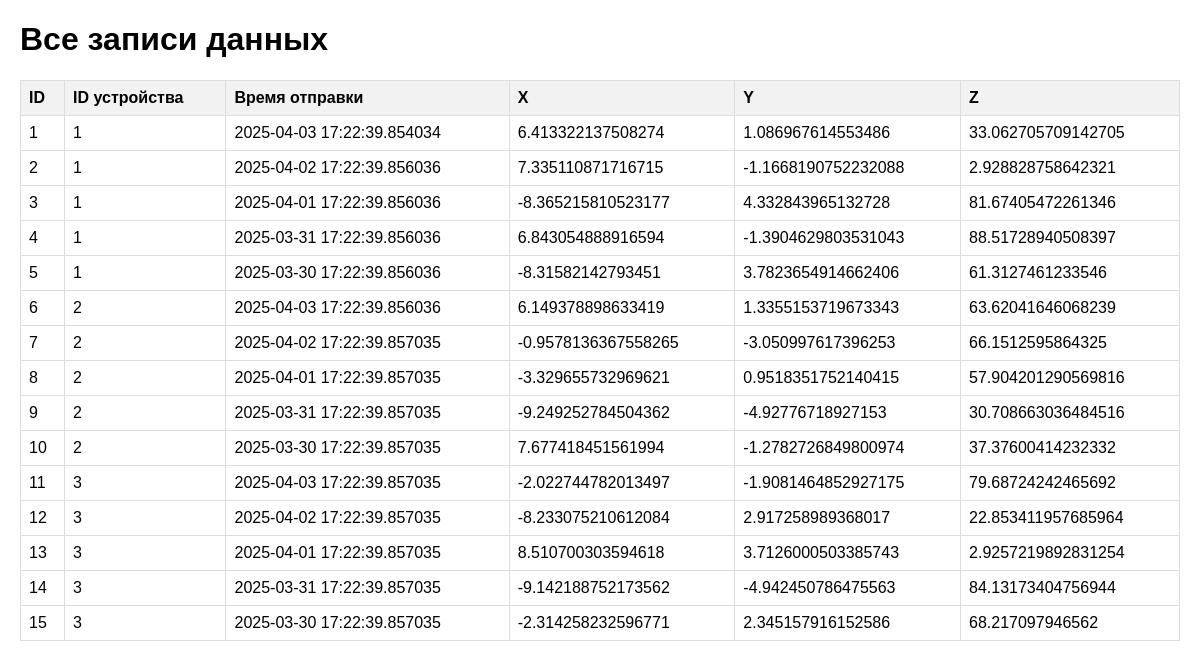
Page /data on the earlier database version.
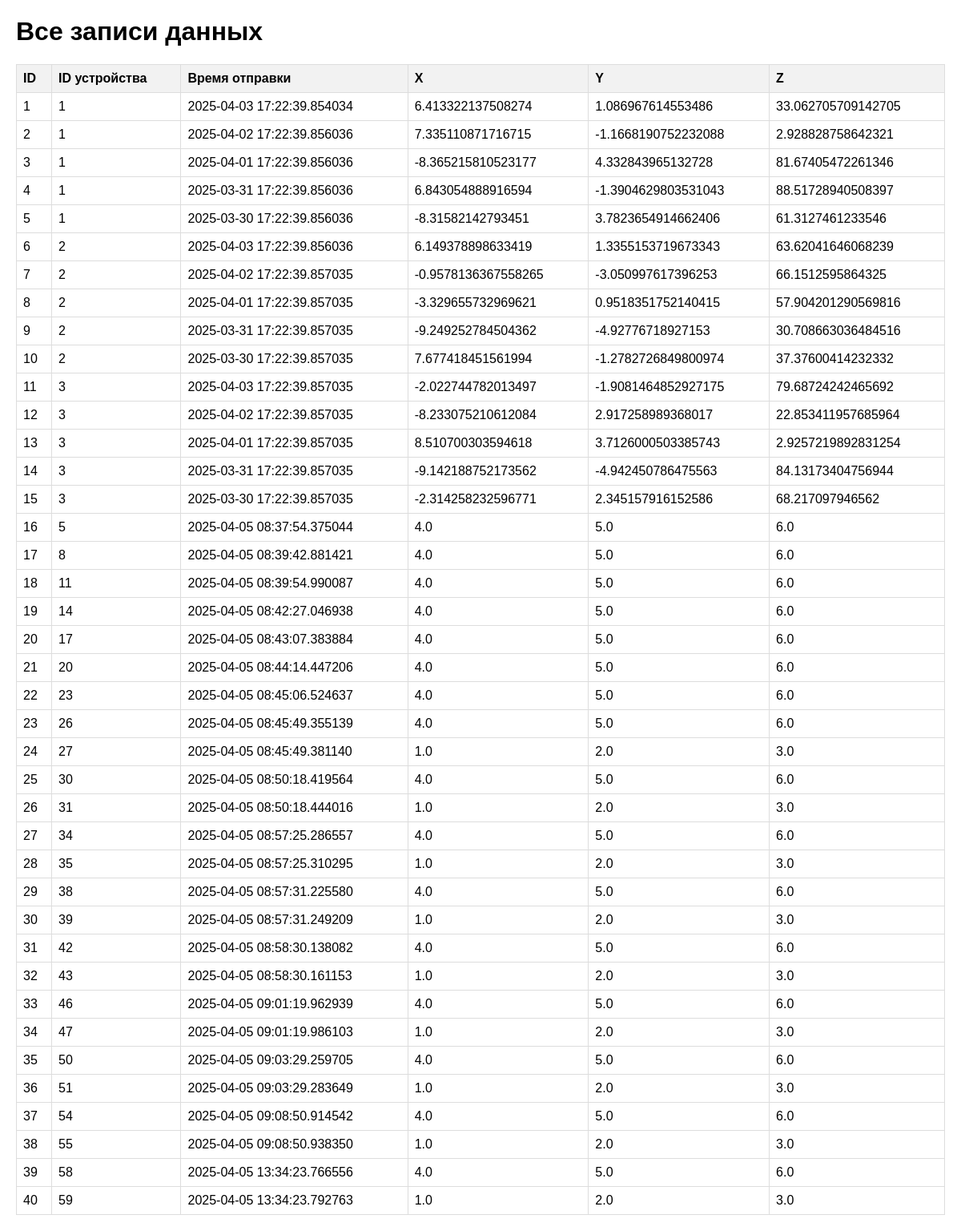
Same page on the later database version.
### app/models.py (models this page shows, shortened)
class Data(Base):
    __tablename__ = 'data'
    id = Column(Integer, primary_key=True, index=True)
    x = Column(Float)
    y = Column(Float)
    z = Column(Float)
    time = Column(DateTime, default=datetime.utcnow)
    id_device = Column(Integer, ForeignKey('devices.id'))
    device = relationship("Device", back_populates="data_records")

### app/api.py (the view)
@app.get("/data", response_class=HTMLResponse, include_in_schema=False)
async def list_data_html(
        request: Request,
        skip: int = 0,
        limit: int = 100,
        db: Session = Depends(get_db)
):
    data = get_all_data(db, skip=skip, limit=limit)
    return templates.TemplateResponse(
        "data/list.html",
        {
            "request": request,
            "title": "Список всех записей с данными",
            "data": data
        }
    )

### app/templates/data/list.html
{% extends "base.html" %}
{% block content %}
{% if device %}
    <h1>Данные устройства #{{ device.id }}</h1>
{% else %}
    <h1>Все записи данных</h1>
{% endif %}
<table>
    <thead>
        <tr>
            <th>ID</th>
            <th>ID устройства</th>
            <th>Время отправки</th>
            <th>X</th>
            <th>Y</th>
            <th>Z</th>
        </tr>
    </thead>
    <tbody>
        {% for record in data %}
        <tr>
            <td>{{ record.id }}</td>
            <td>{{ record.id_device }}</td>
            <td>{{ record.time }}</td>
            <td>{{ record.x }}</td>
            <td>{{ record.y }}</td>
            <td>{{ record.z }}</td>
        </tr>
        {% endfor %}
    </tbody>
</table>
{% endblock %}

### app/templates/base.html (shortened to what this page needs)
<!DOCTYPE html>
<html>
<head>
</head>
<body>
    {% block content %}{% endblock %}
</body>
</html>

### app/templates/base.html (style rules this page uses)
body { font-family: Arial, sans-serif; margin: 20px; }
table { border-collapse: collapse; width: 100%; margin-bottom: 20px; }
th, td { border: 1px solid #ddd; padding: 8px; text-align: left; }
th { background-color: #f2f2f2; }

Differences in the rows shown:
added Data: id "16", id_device "5", time "2025-04-05 08:37:54.375044", x "4.0", y "5.0", z "6.0"
added Data: id "17", id_device "8", time "2025-04-05 08:39:42.881421", x "4.0", y "5.0", z "6.0"
added Data: id "18", id_device "11", time "2025-04-05 08:39:54.990087", x "4.0", y "5.0", z "6.0"
added Data: id "19", id_device "14", time "2025-04-05 08:42:27.046938", x "4.0", y "5.0", z "6.0"
added Data: id "20", id_device "17", time "2025-04-05 08:43:07.383884", x "4.0", y "5.0", z "6.0"
added Data: id "21", id_device "20", time "2025-04-05 08:44:14.447206", x "4.0", y "5.0", z "6.0"
added Data: id "22", id_device "23", time "2025-04-05 08:45:06.524637", x "4.0", y "5.0", z "6.0"
added Data: id "23", id_device "26", time "2025-04-05 08:45:49.355139", x "4.0", y "5.0", z "6.0"
added Data: id "24", id_device "27", time "2025-04-05 08:45:49.381140", x "1.0", y "2.0", z "3.0"
added Data: id "25", id_device "30", time "2025-04-05 08:50:18.419564", x "4.0", y "5.0", z "6.0"
added Data: id "26", id_device "31", time "2025-04-05 08:50:18.444016", x "1.0", y "2.0", z "3.0"
added Data: id "27", id_device "34", time "2025-04-05 08:57:25.286557", x "4.0", y "5.0", z "6.0"
added Data: id "28", id_device "35", time "2025-04-05 08:57:25.310295", x "1.0", y "2.0", z "3.0"
added Data: id "29", id_device "38", time "2025-04-05 08:57:31.225580", x "4.0", y "5.0", z "6.0"
added Data: id "30", id_device "39", time "2025-04-05 08:57:31.249209", x "1.0", y "2.0", z "3.0"
added Data: id "31", id_device "42", time "2025-04-05 08:58:30.138082", x "4.0", y "5.0", z "6.0"
added Data: id "32", id_device "43", time "2025-04-05 08:58:30.161153", x "1.0", y "2.0", z "3.0"
added Data: id "33", id_device "46", time "2025-04-05 09:01:19.962939", x "4.0", y "5.0", z "6.0"
added Data: id "34", id_device "47", time "2025-04-05 09:01:19.986103", x "1.0", y "2.0", z "3.0"
added Data: id "35", id_device "50", time "2025-04-05 09:03:29.259705", x "4.0", y "5.0", z "6.0"
added Data: id "36", id_device "51", time "2025-04-05 09:03:29.283649", x "1.0", y "2.0", z "3.0"
added Data: id "37", id_device "54", time "2025-04-05 09:08:50.914542", x "4.0", y "5.0", z "6.0"
added Data: id "38", id_device "55", time "2025-04-05 09:08:50.938350", x "1.0", y "2.0", z "3.0"
added Data: id "39", id_device "58", time "2025-04-05 13:34:23.766556", x "4.0", y "5.0", z "6.0"
added Data: id "40", id_device "59", time "2025-04-05 13:34:23.792763", x "1.0", y "2.0", z "3.0"
